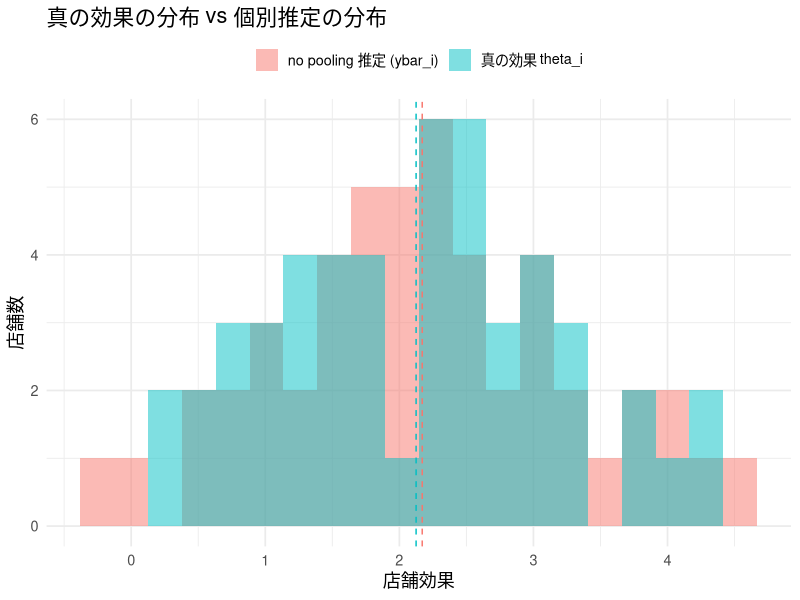
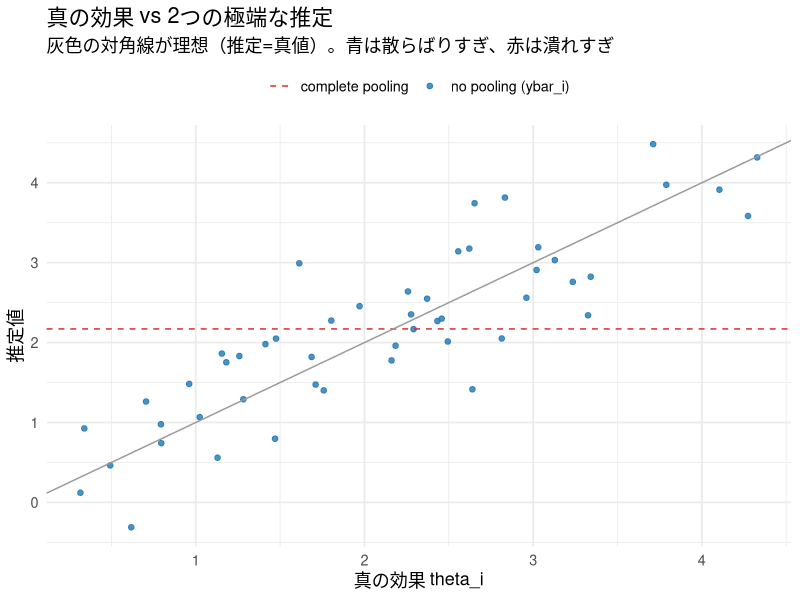
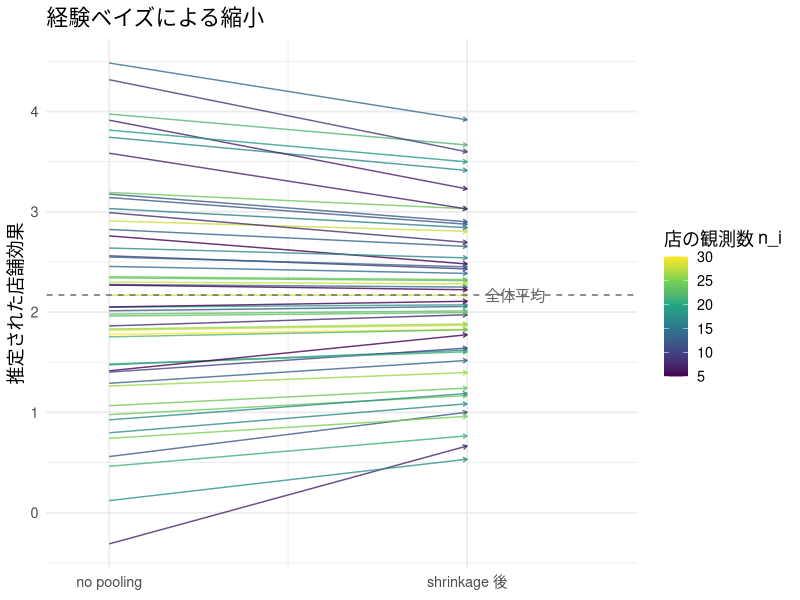
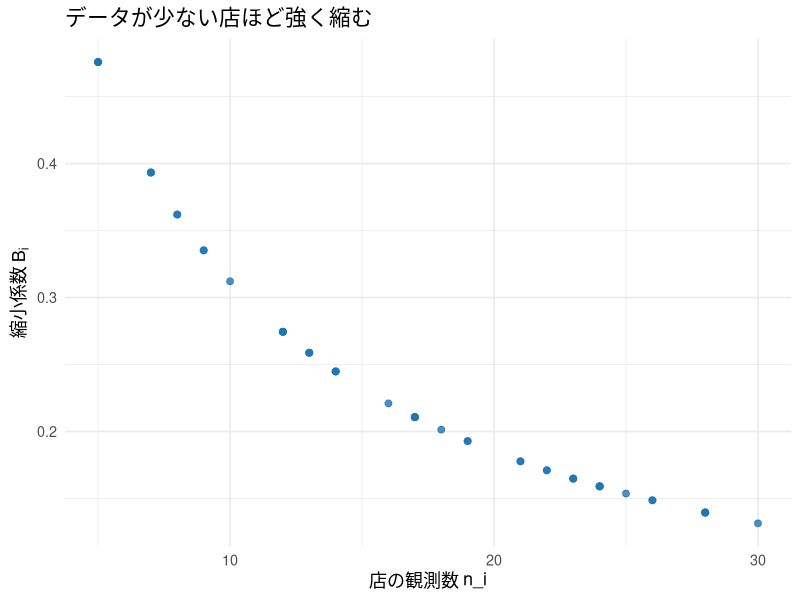
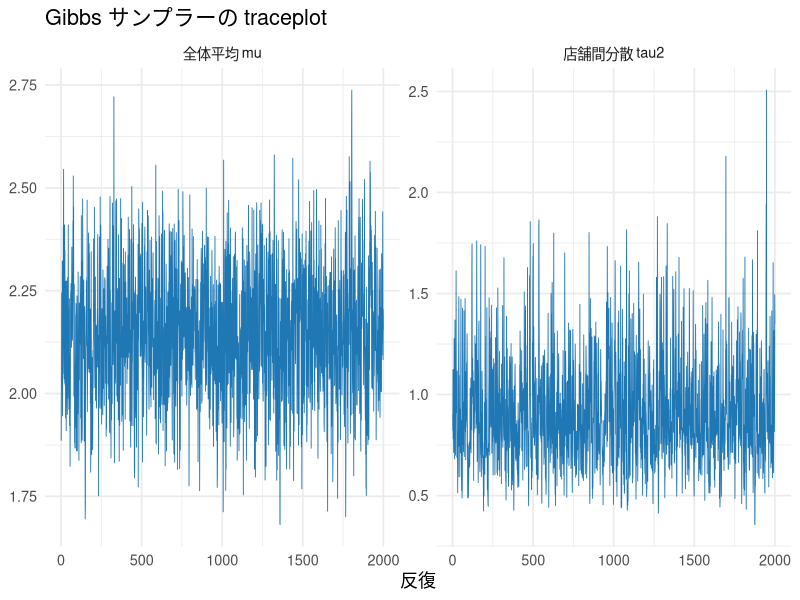
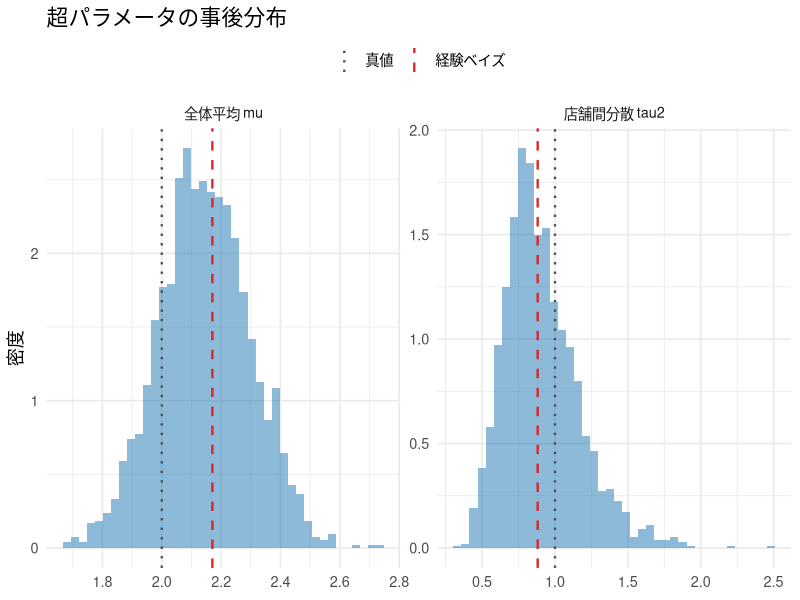
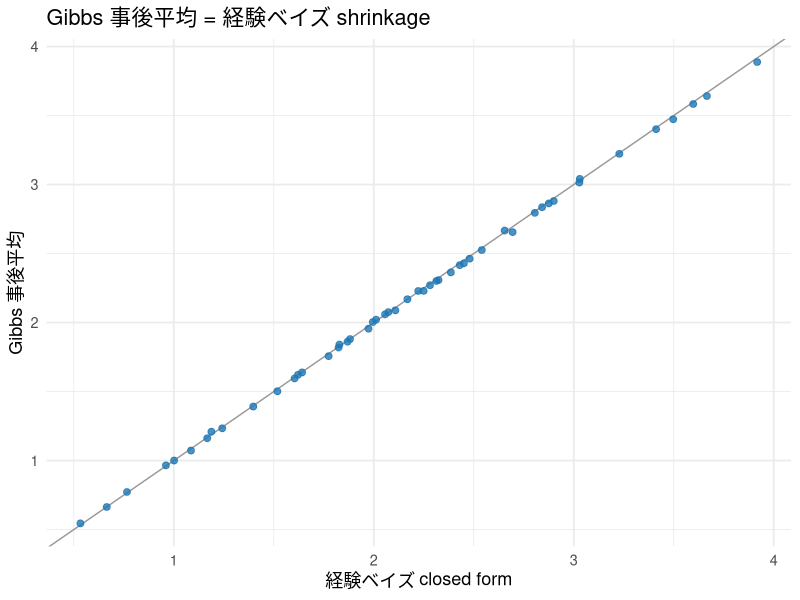
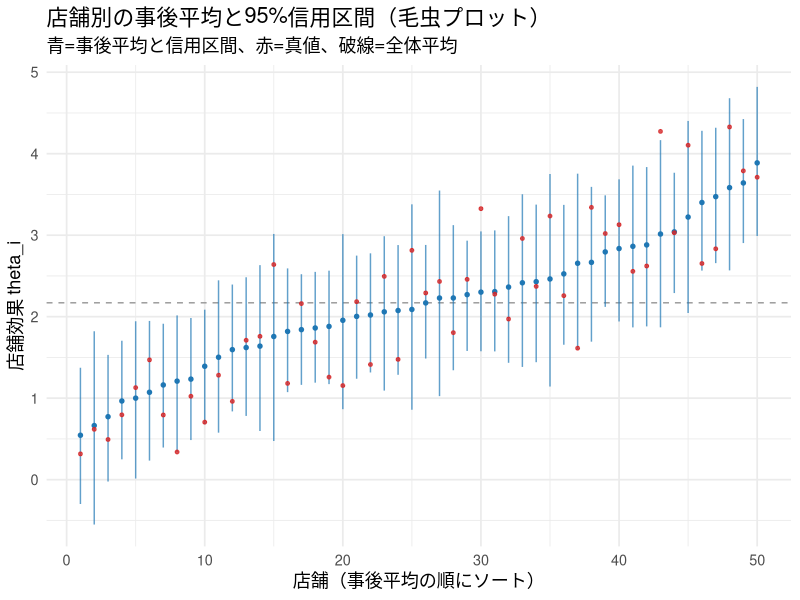

Write R code to recreate these figures, in order.
## ---- chunk 1
#| include: false
library(ggplot2)
library(dplyr)
library(tidyr)
library(knitr)

set.seed(20269)

theme_lecture <- function() {
  fam <- if (Sys.info()[["sysname"]] == "Darwin") "Hiragino Sans" else ""
  theme_minimal(base_size = 13, base_family = fam)
}
theme_set(theme_lecture())
knitr::opts_chunk$set(fig.align = "center", dpi = 144)
options(scipen = 8)
## ---- chunk 2
#| label: rtm-setup
# 真の店舗効果 theta_i ~ N(2, tau2=1)、店ごとにノイズ分散が違う
N        <- 50
mu_true  <- 2.0
tau2_true<- 1.0
sigma2   <- 4.0                              # 1観測あたりの分散（既知とする）

n_i        <- sample(5:30, N, replace = TRUE) # 店ごとの観測数（不均等・小さめ）
theta_true <- rnorm(N, mu_true, sqrt(tau2_true))
s2_i       <- sigma2 / n_i                    # 店舗平均 ybar_i の分散 = sigma2/n_i

# 先月(month1)と翌月(month2)の観測を、同じ theta から独立に生成
month1 <- rnorm(N, theta_true, sqrt(s2_i))
month2 <- rnorm(N, theta_true, sqrt(s2_i))

# 先月トップ5を選び、その店の「先月・真値・翌月」を比べる
top5 <- order(month1, decreasing = TRUE)[1:5]
data.frame(
  metric = c("先月の観測（ダッシュボード表示）", "その店の真の効果", "翌月の観測"),
  value  = round(c(mean(month1[top5]), mean(theta_true[top5]), mean(month2[top5])), 3)
) |> kable(caption = "先月トップ5店の、先月・真値・翌月の平均効果")
## ---- chunk 3
#| label: fig-overdispersion
#| fig-cap: "no pooling（店舗別の生の推定）は、真の効果より過分散になる。破線は各分布の平均。"
df_disp <- data.frame(
  value = c(theta_true, month1),
  kind  = rep(c("真の効果 theta_i", "no pooling 推定 (ybar_i)"), each = N)
)
ggplot(df_disp, aes(value, fill = kind)) +
  geom_histogram(alpha = 0.5, position = "identity", bins = 20) +
  geom_vline(data = data.frame(
    kind = c("真の効果 theta_i", "no pooling 推定 (ybar_i)"),
    m = c(mean(theta_true), mean(month1))),
    aes(xintercept = m, color = kind), linetype = "dashed", show.legend = FALSE) +
  labs(title = "真の効果の分布 vs 個別推定の分布",
       x = "店舗効果", y = "店舗数", fill = NULL) +
  theme(legend.position = "top")
## ---- chunk 4
#| label: overdispersion-sd
cat("真の効果の標準偏差       :", round(sd(theta_true), 3), "\n")
cat("no pooling 推定の標準偏差:", round(sd(month1), 3), "  <- 過分散\n")
## ---- chunk 5
#| label: fig-three-pooling
#| fig-cap: "3つの pooling。complete は水平線に潰れ(異質性が死ぬ)、no pooling は対角線から散らばる。真実は対角線。"
grand <- mean(month1)      # complete pooling の推定（全体平均）
df3 <- data.frame(
  store  = 1:N,
  truth  = theta_true,
  nopool = month1
)
ggplot(df3, aes(x = truth)) +
  geom_point(aes(y = nopool, color = "no pooling (ybar_i)"), size = 1.6, alpha = 0.8) +
  geom_hline(aes(yintercept = grand, color = "complete pooling"), linetype = "dashed") +
  geom_abline(slope = 1, intercept = 0, color = "grey60") +
  scale_color_manual(values = c("no pooling (ybar_i)" = "#1f77b4",
                                 "complete pooling" = "#d62728")) +
  labs(title = "真の効果 vs 2つの極端な推定",
       x = "真の効果 theta_i", y = "推定値", color = NULL,
       subtitle = "灰色の対角線が理想（推定=真値）。青は散らばりすぎ、赤は潰れすぎ") +
  theme(legend.position = "top")
## ---- chunk 6
#| label: eb-estimation
# 経験ベイズ：モーメント法で mu と tau2 を推定
mu_hat   <- mean(month1)
var_y    <- var(month1)                    # R の var() は n-1 で割る
tau2_hat <- max(var_y - mean(s2_i), 1e-6)  # 負にならないよう下限を置く

cat("mu_hat   =", round(mu_hat, 3),   " （真値", mu_true, "）\n")
cat("tau2_hat =", round(tau2_hat, 3), " （真値", tau2_true, "）\n")
cat("Var(y) =", round(var_y, 3), " のうち、ノイズ分 mean(s2_i) =",
    round(mean(s2_i), 3), " を引いた残りが tau2_hat\n")
## ---- chunk 7
#| label: eb-shrink
B_i    <- s2_i / (s2_i + tau2_hat)               # 縮小係数（店ごと）
eb_est <- B_i * mu_hat + (1 - B_i) * month1      # 経験ベイズ推定
## ---- chunk 8
#| label: fig-arrow
#| fig-cap: "shrinkage の矢印プロット。各店の no pooling 推定(左)が全体平均に向かって縮む(右)。小さい店ほど大きく動く。"
df_arrow <- data.frame(
  store  = 1:N,
  nopool = month1,
  eb     = eb_est,
  n_i    = n_i
)
ggplot(df_arrow) +
  geom_segment(aes(x = 1, xend = 2, y = nopool, yend = eb, color = n_i),
               arrow = arrow(length = unit(0.12, "cm")), alpha = 0.8) +
  geom_hline(yintercept = mu_hat, linetype = "dashed", color = "grey40") +
  annotate("text", x = 2.05, y = mu_hat, label = "全体平均", hjust = 0, color = "grey40") +
  scale_x_continuous(breaks = c(1, 2), labels = c("no pooling", "shrinkage 後"),
                     limits = c(0.9, 2.4)) +
  scale_color_viridis_c(name = "店の観測数 n_i") +
  labs(title = "経験ベイズによる縮小", x = NULL, y = "推定された店舗効果") +
  theme(legend.position = "right")
## ---- chunk 9
#| label: fig-shrink-vs-n
#| fig-cap: "観測数 n_i と縮小係数 B_i。データが少ない店ほど B_i が大きく、全体平均に強く縮む。"
ggplot(data.frame(n_i = n_i, B_i = B_i), aes(n_i, B_i)) +
  geom_point(color = "#1f77b4", size = 2, alpha = 0.8) +
  labs(title = "データが少ない店ほど強く縮む",
       x = "店の観測数 n_i", y = expression("縮小係数 "*B[i]))
## ---- chunk 10
#| label: mse-table
mse <- function(est) mean((est - theta_true)^2)
data.frame(
  method = c("complete pooling", "no pooling", "empirical Bayes"),
  MSE    = round(c(mse(mu_hat), mse(month1), mse(eb_est)), 4)
) |> kable(caption = "3つの推定量の MSE（真値との二乗誤差の平均）")
## ---- chunk 11
#| label: mse-montecarlo
one_rep <- function() {
  n_i  <- sample(5:30, N, replace = TRUE)
  s2   <- sigma2 / n_i
  th   <- rnorm(N, mu_true, sqrt(tau2_true))
  y    <- rnorm(N, th, sqrt(s2))               # ybar_i ~ N(theta_i, s2_i)
  muh  <- mean(y)
  t2h  <- max(var(y) - mean(s2), 1e-6)
  B    <- s2 / (s2 + t2h)
  eb   <- B * muh + (1 - B) * y
  c(complete = mean((muh - th)^2),
    nopool   = mean((y - th)^2),
    eb       = mean((eb - th)^2))
}
set.seed(20269)
sim <- replicate(1000, one_rep())              # 1000 データセット
round(rowMeans(sim), 4)
cat("\nEB が no pooling に勝ったデータセットの割合:",
    round(mean(sim["eb", ] < sim["nopool", ]), 3), "\n")
## ---- chunk 12
#| label: james-stein-sim
js_rep <- function() {
  k <- 18; nn <- 45
  p_true <- pmin(pmax(0.265 + 0.03 * rnorm(k), 0.15), 0.40)   # 真の打率
  hits   <- rbinom(k, nn, p_true)
  y      <- asin(sqrt((hits + 0.375) / (nn + 0.75)))          # 分散安定化変換
  v      <- 1 / (4 * nn)                                      # 変換後の理論分散
  gm     <- mean(y)
  S      <- sum((y - gm)^2)
  Bjs    <- max(0, 1 - (k - 3) * v / S)                       # James-Stein 係数
  js     <- gm + Bjs * (y - gm)
  mu_t   <- asin(sqrt(p_true))
  c(raw = mean((y - mu_t)^2), js = mean((js - mu_t)^2))
}
set.seed(20269)
js_sim <- replicate(2000, js_rep())
cat("素朴推定の平均MSE   :", round(mean(js_sim["raw", ]), 5), "\n")
cat("James-Stein のMSE   :", round(mean(js_sim["js", ]), 5), "\n")
cat("誤差の比 (JS/raw)   :", round(mean(js_sim["js", ]) / mean(js_sim["raw", ]), 3), "\n")
cat("JS が勝った割合     :", round(mean(js_sim["js", ] < js_sim["raw", ]), 3), "\n")
## ---- chunk 13
#| label: gibbs-sampler
gibbs_hier <- function(ybar, n_i, sigma2, n_draws = 2000, burn = 500,
                       mu0 = 0, kappa2 = 1e6, a0 = 0.01, b0 = 0.01) {
  N     <- length(ybar)
  theta <- ybar                            # 初期値
  mu    <- mean(ybar)
  tau2  <- max(var(ybar), 0.1)
  keep_theta <- matrix(0, n_draws, N)
  keep_mu    <- numeric(n_draws)
  keep_tau2  <- numeric(n_draws)
  for (it in 1:(n_draws + burn)) {
    # (1) theta_i を引く（店ごと、ベクトル化）
    v_i   <- 1 / (n_i / sigma2 + 1 / tau2)
    m_i   <- v_i * (n_i * ybar / sigma2 + mu / tau2)
    theta <- rnorm(N, m_i, sqrt(v_i))
    # (2) mu（全体平均）を引く
    prec  <- N / tau2 + 1 / kappa2
    mean_ <- (sum(theta) / tau2 + mu0 / kappa2) / prec
    mu    <- rnorm(1, mean_, sqrt(1 / prec))
    # (3) tau2（店舗間分散）を引く：逆ガンマ = 1/ガンマ
    shape <- a0 + N / 2
    rate  <- b0 + 0.5 * sum((theta - mu)^2)
    tau2  <- 1 / rgamma(1, shape = shape, rate = rate)
    # burn-in を過ぎたら保存
    if (it > burn) {
      k <- it - burn
      keep_theta[k, ] <- theta
      keep_mu[k]      <- mu
      keep_tau2[k]    <- tau2
    }
  }
  list(theta = keep_theta, mu = keep_mu, tau2 = keep_tau2)
}

set.seed(20269)
fit <- gibbs_hier(month1, n_i, sigma2, n_draws = 2000, burn = 500)
## ---- chunk 14
#| label: fig-trace
#| fig-cap: "mu と tau2 の traceplot。特定の水準の周りをランダムに動いていれば収束の目安。"
df_trace <- data.frame(
  iter = seq_along(fit$mu),
  mu   = fit$mu,
  tau2 = fit$tau2
) |> pivot_longer(c(mu, tau2), names_to = "param", values_to = "value")
ggplot(df_trace, aes(iter, value)) +
  geom_line(color = "#1f77b4", linewidth = 0.3) +
  facet_wrap(~param, scales = "free_y",
             labeller = as_labeller(c(mu = "全体平均 mu", tau2 = "店舗間分散 tau2"))) +
  labs(title = "Gibbs サンプラーの traceplot", x = "反復", y = NULL)
## ---- chunk 15
#| label: fig-posterior-hyper
#| fig-cap: "超パラメータの事後分布。破線は経験ベイズの点推定、点線は真値。よく一致する。"
df_post <- data.frame(mu = fit$mu, tau2 = fit$tau2) |>
  pivot_longer(everything(), names_to = "param", values_to = "value")
vlines <- data.frame(
  param = c("mu", "mu", "tau2", "tau2"),
  value = c(mu_hat, mu_true, tau2_hat, tau2_true),
  type  = c("経験ベイズ", "真値", "経験ベイズ", "真値")
)
ggplot(df_post, aes(value)) +
  geom_histogram(aes(y = after_stat(density)), bins = 40, fill = "#1f77b4", alpha = 0.5) +
  geom_vline(data = vlines, aes(xintercept = value, color = type, linetype = type), linewidth = 0.8) +
  facet_wrap(~param, scales = "free",
             labeller = as_labeller(c(mu = "全体平均 mu", tau2 = "店舗間分散 tau2"))) +
  scale_color_manual(values = c("経験ベイズ" = "#d62728", "真値" = "grey30")) +
  scale_linetype_manual(values = c("経験ベイズ" = "dashed", "真値" = "dotted")) +
  labs(title = "超パラメータの事後分布", x = NULL, y = "密度", color = NULL, linetype = NULL) +
  theme(legend.position = "top")
## ---- chunk 16
#| label: gibbs-hyper-summary
cat("mu   : 事後平均", round(mean(fit$mu), 3),
    " / 経験ベイズ", round(mu_hat, 3), " / 真値", mu_true, "\n")
cat("tau2 : 事後平均", round(mean(fit$tau2), 3),
    " / 経験ベイズ", round(tau2_hat, 3), " / 真値", tau2_true, "\n")
## ---- chunk 17
#| label: fig-gibbs-vs-eb
#| fig-cap: "Gibbs の店舗別事後平均 vs 経験ベイズ closed form。対角線上に乗る = 一致。"
post_theta_mean <- colMeans(fit$theta)
ggplot(data.frame(eb = eb_est, gibbs = post_theta_mean), aes(eb, gibbs)) +
  geom_abline(slope = 1, intercept = 0, color = "grey60") +
  geom_point(color = "#1f77b4", size = 2, alpha = 0.8) +
  labs(title = "Gibbs 事後平均 = 経験ベイズ shrinkage",
       x = "経験ベイズ closed form", y = "Gibbs 事後平均")
cat("Gibbs事後平均 と EB の相関:", round(cor(post_theta_mean, eb_est), 5), "\n")
cat("最大のズレ:", round(max(abs(post_theta_mean - eb_est)), 4), "\n")
## ---- chunk 18
#| label: fig-caterpillar
#| fig-cap: "店舗別 theta_i の事後平均と95%信用区間。データが少ない店ほど区間が広い。赤点は真値。"
ci_lo <- apply(fit$theta, 2, quantile, 0.025)
ci_hi <- apply(fit$theta, 2, quantile, 0.975)
df_cat <- data.frame(
  store = 1:N, mean = post_theta_mean, lo = ci_lo, hi = ci_hi,
  truth = theta_true, n_i = n_i
) |> arrange(mean) |> mutate(rank = row_number())
ggplot(df_cat, aes(rank, mean)) +
  geom_hline(yintercept = mu_hat, linetype = "dashed", color = "grey60") +
  geom_errorbar(aes(ymin = lo, ymax = hi), color = "#1f77b4", width = 0, alpha = 0.7) +
  geom_point(size = 1.2, color = "#1f77b4") +
  geom_point(aes(y = truth), color = "#d62728", size = 1, alpha = 0.8) +
  labs(title = "店舗別の事後平均と95%信用区間（毛虫プロット）",
       subtitle = "青=事後平均と信用区間、赤=真値、破線=全体平均",
       x = "店舗（事後平均の順にソート）", y = "店舗効果 theta_i")
## ---- chunk 19
#| label: coverage-check
coverage_rep <- function(seed) {
  set.seed(seed)
  n_i  <- sample(5:30, N, replace = TRUE)
  s2   <- sigma2 / n_i
  th   <- rnorm(N, mu_true, sqrt(tau2_true))
  y    <- rnorm(N, th, sqrt(s2))
  ft   <- gibbs_hier(y, n_i, sigma2, n_draws = 1200, burn = 300)
  lo   <- apply(ft$theta, 2, quantile, 0.025)
  hi   <- apply(ft$theta, 2, quantile, 0.975)
  mean(th >= lo & th <= hi)
}
cover <- sapply(1:30, coverage_rep)
cat("95%信用区間の被覆率（30データセット平均）:", round(mean(cover), 3), " （目標 0.95）\n")
## ---- chunk 20
#| label: targeting
c_thresh <- 3.0
prob_gt  <- colMeans(fit$theta > c_thresh)          # P(theta_i > c | data)
sel_prob <- which(prob_gt >= 0.80)                   # 確率ルールで選抜
top10_np <- order(month1, decreasing = TRUE)[1:10]   # no pooling 点推定トップ10

cat("確率ルール P(theta>3.0)>=0.8 で選ばれた店数:", length(sel_prob), "\n")
cat("no pooling トップ10 のうち、確率ルールに落ちた店:",
    length(setdiff(top10_np, sel_prob)), "店\n")
## ---- chunk 21
#| label: targeting-table
# 点推定では上位なのに、確率ルールで落ちた店の正体を表にする
dropped <- setdiff(top10_np, sel_prob)
data.frame(
  store        = dropped,
  n_i          = n_i[dropped],
  ybar_nopool  = round(month1[dropped], 2),
  post_mean    = round(post_theta_mean[dropped], 2),
  prob_gt_c    = round(prob_gt[dropped], 2),
  truth        = round(theta_true[dropped], 2)
) |> arrange(n_i) |>
  kable(caption = "no pooling では上位、だが確率ルールで落ちた店（n_i の小さい順）")

# 落ちた店の観測数と、全店の観測数の中央値を比べる（前者が小さいはず）
cat("落ちた店の n_i の中央値:", median(n_i[dropped]),
    " / 全店の n_i の中央値:", median(n_i), "\n")
## ---- chunk 22
#| label: fig-targeting
#| fig-cap: "点推定と事後確率の関係。小さい店(濃い色)は点推定が高くても事後確率が伸びない=選抜されにくい。"
df_tgt <- data.frame(ybar = month1, prob = prob_gt, n_i = n_i)
ggplot(df_tgt, aes(ybar, prob, color = n_i)) +
  geom_hline(yintercept = 0.80, linetype = "dashed", color = "grey50") +
  geom_vline(xintercept = c_thresh, linetype = "dotted", color = "grey50") +
  geom_point(size = 2.2, alpha = 0.85) +
  scale_color_viridis_c(name = "観測数 n_i") +
  annotate("text", x = min(month1), y = 0.82, label = "選抜ライン P=0.8",
           hjust = 0, color = "grey40", size = 3) +
  labs(title = "点推定でなく事後確率で選ぶ",
       x = "no pooling 点推定 (ybar_i)", y = "P(theta_i > c | data)")
